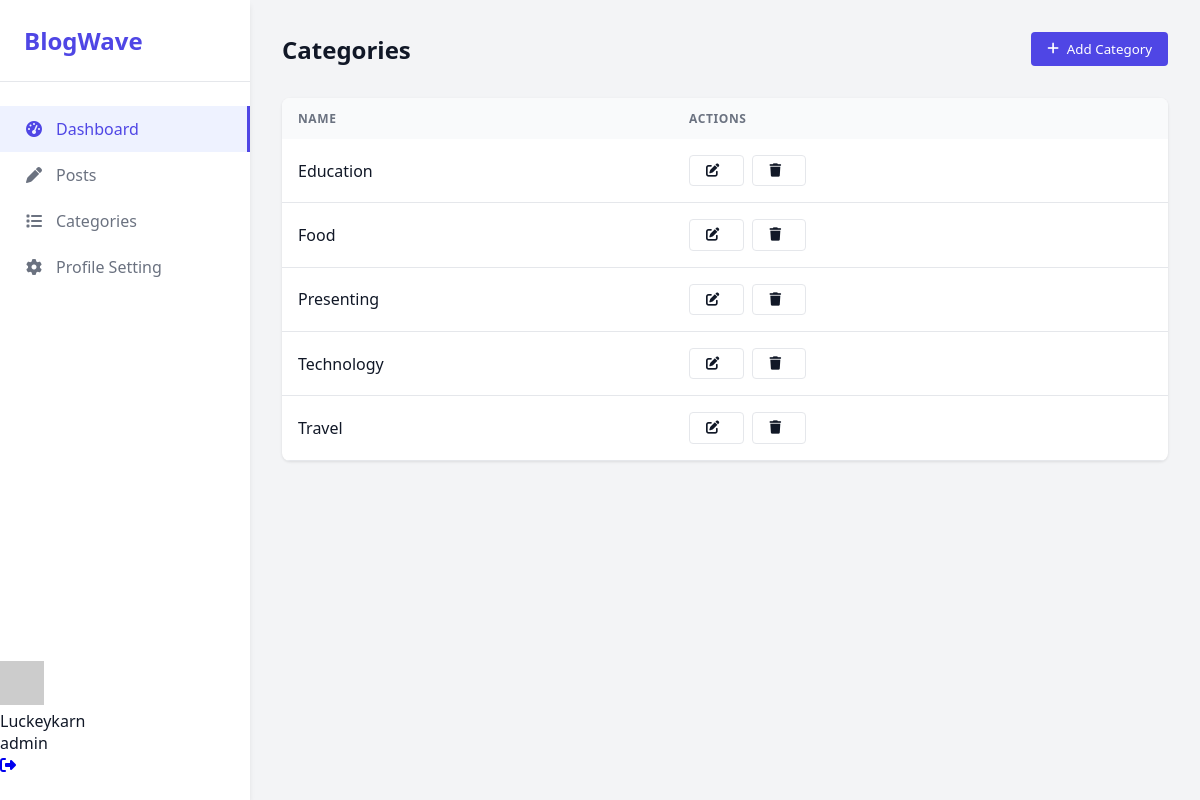
Screenshot of /adminpanel/categories/ (signed in) with the database file from the repository.
### account/models.py (models this page shows, shortened)
class CustomUser(AbstractUser):
    email = models.EmailField(unique=True)
    ROLE_CHOICES = (
        ('admin', 'Admin'),
        ('author', 'Author'),
        ('user', 'User'),
    )
    role = models.CharField(max_length=10, choices=ROLE_CHOICES)
    GENDER_CHOICES = (
        ('male', 'Male'),
        ('female', 'Female'),
        ('others', 'Others'),
    )
    gender = models.CharField(max_length=10, choices=GENDER_CHOICES)
    profile_picture = models.ImageField(upload_to="account")
    bio = models.TextField(max_length=255,blank=True)
    USERNAME_FIELD = "email"
    REQUIRED_FIELDS = ['username']

### adminpanel/models.py (models this page shows, shortened)
class Category(models.Model):
    name = models.CharField(max_length=100, unique=True)
    class Meta:
        verbose_name_plural = "Categories"
        ordering = ['name']

### adminpanel/views.py (the view, shortened to what this page needs)
# urls.py: path('categories/', views.categories, name='categories'),
@login_required
def categories(request):
    categories = Category.objects.all()
    return render(request, 'categories.html', {'categories': categories})

### adminpanel/templates/categories.html (shortened to what this page needs)
{% extends "master.html" %}
{% block  style %}
    <link rel="stylesheet" href="https://cdnjs.cloudflare.com/ajax/libs/font-awesome/6.4.0/css/all.min.css">
{% endblock %}
{% block body %}
    <main class="main-content">
        <header class="header">
            <h1 class="page-title">Categories</h1>
            <button class="btn btn-primary" id="addCategoryBtn">
                <i class="fas fa-plus"></i> Add Category
            </button>
        </header>
        <div class="categories-list">
            <table class="categories-table">
                <thead>
                    <tr>
                        <th>Name</th>
                        <th>Actions</th>
                    </tr>
                </thead>
                <tbody>
                    {% for category in categories %}
                    <tr class="{% if category.editing %}editing{% endif %}" data-id="{{ category.id }}">
                        <td class="view-mode">
                            {{ category.name }}
                        </td>
                        <td class="view-mode">
                            <div class="category-actions">
                                <button class="btn btn-outline btn-sm edit-category" title="Edit">
                                    <i class="fas fa-edit"></i>
                                </button>
                                <button class="btn btn-outline btn-sm delete-category" title="Delete">
                                    <i class="fas fa-trash"></i>
                                </button>
                            </div>
                        </td>
                    </tr>
                    {% empty %}
                    <tr>
                        <td colspan="3" style="text-align: center;">No categories found</td>
                    </tr>
                    {% endfor %}
                </tbody>
            </table>
        </div>
    </main>
{% endblock %}

### adminpanel/templates/master.html (shortened to what this page needs)
{% load static %}
<!DOCTYPE html>
<html lang="en">
<head>
    {% block style %}
    {% endblock %}
</head>
<body>
    <aside class="sidebar">
        <div class="logo">BlogWave</div>
        <nav class="nav-menu">
            <a href="{% url 'author_dashboard' %}" class="nav-item active">
                <i class="fas fa-tachometer-alt"></i>
                Dashboard
            </a>
            <a href="{% url 'author_blog' %}" class="nav-item">
                <i class="fas fa-pen"></i>
                Posts
            </a>
            <a href="{% url 'categories' %}" class="nav-item">
                <i class="fas fa-list"></i>
                Categories
            </a>
            <a href="{% url 'profile_settings' %}" class="nav-item">
                <i class="fas fa-cog"></i>
                Profile Setting
            </a>
        </nav>
        <div class="bg-white shadow-sm rounded-lg p-4 flex items-center justify-between">
            <div class="flex items-center space-x-4">
            <div class="flex items-center space-x-3">
                <a href="{% url 'profile_view' %}" class="flex items-center">
                    <img src="https://randomuser.me/api/portraits/women/44.jpg"
                     alt="User Avatar"
                     class="w-10 h-10 rounded-full object-cover border-2 border-indigo-100 hover:border-indigo-300 transition">
                </a>
                <div>
                     <div class="text-sm font-medium text-gray-800">{{ request.user.username }}</div>
                     <div class="text-xs text-gray-500 capitalize">{{ request.user.role|default:"member" }}</div>
                </div>
            </div>
        <a href="{% url 'userlogout' %}"
           class="text-gray-500 hover:text-red-500 p-2 rounded-full hover:bg-gray-100 transition"
           title="Logout">
            <i class="fas fa-sign-out-alt"></i>
        </a>
             </div>
        </div>
    </aside>
    {% block body %}
{% endblock %}
</body>
</html>

### adminpanel/templates/categories.html (style rules this page uses)
:root { --primary-color: #4f46e5; --secondary-color: #f9fafb; --accent-color: #e5e7eb; --text-color: #111827; --light-text: #6b7280; --danger-color: #ef4444; --success-color: #10b981; }
* { margin: 0; padding: 0; box-sizing: border-box; font-family: 'Segoe UI', Tahoma, Geneva, Verdana, sans-serif; }
body { display: flex; min-height: 100vh; background-color: #f3f4f6; color: var(--text-color); }
.sidebar { width: 250px; background-color: white; box-shadow: 0 4px 6px -1px rgba(0, 0, 0, 0.1); padding: 1.5rem 0; display: flex; flex-direction: column; height: 100vh; position: sticky; top: 0; }
.logo { font-size: 1.5rem; font-weight: 700; color: var(--primary-color); padding: 0 1.5rem 1.5rem; border-bottom: 1px solid var(--accent-color); margin-bottom: 1.5rem; }
.nav-menu { flex: 1; }
.nav-item { padding: 0.75rem 1.5rem; display: flex; align-items: center; color: var(--light-text); text-decoration: none; transition: all 0.2s; }
.nav-item.active { background-color: #eef2ff; color: var(--primary-color); border-right: 3px solid var(--primary-color); }
.nav-item i { margin-right: 0.75rem; width: 20px; text-align: center; }
.main-content { flex: 1; padding: 2rem; }
.header { display: flex; justify-content: space-between; align-items: center; margin-bottom: 2rem; }
.page-title { font-size: 1.5rem; font-weight: 600; }
.btn { padding: 0.5rem 1rem; border-radius: 0.25rem; font-weight: 500; cursor: pointer; transition: all 0.2s; border: none; display: inline-flex; align-items: center; }
.btn i { margin-right: 0.5rem; }
.btn-primary { background-color: var(--primary-color); color: white; }
.btn-outline { background-color: transparent; border: 1px solid var(--accent-color); color: var(--text-color); }
.categories-list { background-color: white; border-radius: 0.5rem; box-shadow: 0 1px 3px rgba(0, 0, 0, 0.1); overflow: hidden; }
.categories-table { width: 100%; border-collapse: collapse; }
.categories-table th { text-align: left; padding: 0.75rem 1rem; background-color: var(--secondary-color); font-size: 0.75rem; text-transform: uppercase; letter-spacing: 0.05em; color: var(--light-text); }
.categories-table td { padding: 1rem; border-bottom: 1px solid var(--accent-color); }
.category-actions { display: flex; gap: 0.5rem; }

### rows the page displays
CustomUser: user.username "Luckeykarn", user.role "admin"
Category: name "Education"
Category: name "Food"
Category: name "Presenting"
Category: name "Technology"
Category: name "Travel"
